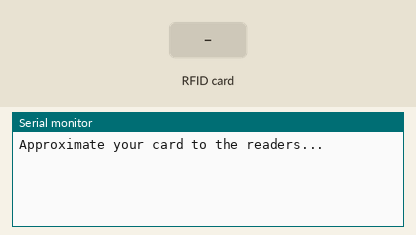
This sketch was run on a simulated Arduino Uno, built with avr-gcc and run on an emulated ATmega328P. On the bench: the last lines printed to the serial monitor. The inputs (shaded band) are chosen by the test bench.

Above: at 1.3 s.
1.4 s: RFID card 27 19 28 1B held to the reader
At 2.1 s:
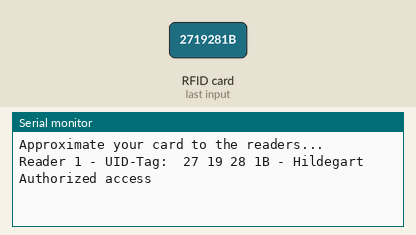
2.9 s: RFID card DA AB FB 80 held to the reader
At 3.7 s:
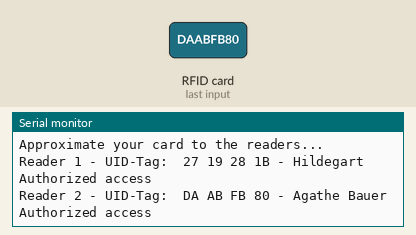

The sketch:

19062023_2RFID_und_Motor.ino
```cpp
#include <SPI.h>
#include <MFRC522.h>

// PIN-Nummern: RESET + SDAs
#define RST_PIN         9
#define SS_PIN1         8
#define SS_PIN2         10

MFRC522 mfrc522_1(SS_PIN1, RST_PIN); // RFID-Reader 1
MFRC522 mfrc522_2(SS_PIN2, RST_PIN); // RFID-Reader 2

unsigned long timestamp1 = 0;
unsigned long timestamp2 = 0;
bool reader1Detected = false;
bool reader2Detected = false;

struct TagData {
  byte uid[4];
  String name;
};

TagData tagList[] = {
  { { 0x27, 0x19, 0x28, 0x1B }, "Hildegart" },    // RFID-Tag mit UID 27 19 28 1B und Name "Hildegart"
  { { 0xDA, 0xAB, 0xFB, 0x80 }, "Agathe Bauer" }, // RFID-Tag mit UID DA AB FB 80 und Name "Agathe Bauer"
  // Weitere RFID-Tags und Namen können hier hinzugefügt werden
};

// Gleichstrommotor 1
int GSM1 = 13;
int in1 = 12;
int in2 = 11;

void setup() {
  Serial.begin(9600);
  SPI.begin();

  mfrc522_1.PCD_Init(); // Initialisiert den ersten RFID-Reader
  mfrc522_2.PCD_Init(); // Initialisiert den zweiten RFID-Reader

  pinMode(GSM1, OUTPUT);
  pinMode(in1, OUTPUT);
  pinMode(in2, OUTPUT);

  Serial.println("Approximate your card to the readers..."); // Aufforderung, die Karte an die Reader zu halten
  Serial.println();
}

void loop() {
  // Sucht nach neuen Karten auf Reader 1
  if (mfrc522_1.PICC_IsNewCardPresent() && mfrc522_1.PICC_ReadCardSerial()) {
    Serial.print("Reader 1 - UID-Tag: ");
    printUIDWithNames(mfrc522_1.uid.uidByte); // Druckt die UID des erkannten Tags mit dem zugehörigen Namen
    timestamp1 = millis();
    reader1Detected = true; // Markiert, dass auf Reader 1 eine Karte erkannt wurde
    Serial.println("Authorized access"); // Zugriff autorisiert
    Serial.println();
    mfrc522_1.PICC_HaltA();
    mfrc522_1.PCD_StopCrypto1();
  }

  // Sucht nach neuen Karten auf Reader 2
  if (mfrc522_2.PICC_IsNewCardPresent() && mfrc522_2.PICC_ReadCardSerial()) {
    Serial.print("Reader 2 - UID-Tag: ");
    printUIDWithNames(mfrc522_2.uid.uidByte); // Druckt die UID des erkannten Tags mit dem zugehörigen Namen
    timestamp2 = millis();
    reader2Detected = true; // Markiert, dass auf Reader 2 eine Karte erkannt wurde
    Serial.println("Authorized access"); // Zugriff autorisiert
    Serial.println();
    mfrc522_2.PICC_HaltA();
    mfrc522_2.PCD_StopCrypto1();
  }

  // Überprüft, ob beide Reader erkannt wurden
  if (reader1Detected && reader2Detected) {
    activateMotor();

    if (timestamp1 < timestamp2) {
      Serial.println("Direction: Draußen"); // Richtung: Draußen
    } else {
      Serial.println("Direction: Drinnen"); // Richtung: Drinnen
    }

    // Setzt die Erkennungsflags und Zeitstempel zurück
    reader1Detected = false;
    reader2Detected = false;
    timestamp1 = 0;
    timestamp2 = 0;

    Serial.println();
  }
}

void printUIDWithNames(byte *uid) {
  for (byte i = 0; i < mfrc522_1.uid.size; i++) {
    Serial.print(uid[i] < 0x10 ? " 0" : " "); // Druckt die UID des Tags mit führender Null, falls nötig
    Serial.print(uid[i], HEX); // Druckt jede Hexadezimalziffer der UID
  }
  Serial.print(" - ");

  // Sucht den Tag-Namen basierend auf der UID
  for (int i = 0; i < sizeof(tagList) / sizeof(tagList[0]); i++) {
    bool match = true;
    for (byte j = 0; j < mfrc522_1.uid.size; j++) {
      if (tagList[i].uid[j] != uid[j]) {
        match = false;
        break;
      }
    }
    if (match) {
      Serial.println(tagList[i].name); // Druckt den Namen des gefundenen Tags
      return;
    }
  }

  Serial.println("Unknown"); // Wenn kein entsprechender Tag gefunden wurde, wird "Unknown" gedruckt
}

void activateMotor() {
  digitalWrite(in1, HIGH); // Motor 1 beginnt zu rotieren
  digitalWrite(in2, LOW);

  analogWrite(GSM1, 255); // Motor 1 soll mit der Geschwindigkeit "200" (max. 255) rotieren

  delay(55000);

  digitalWrite(in1, LOW); // Anschließend sollen die Motoren 2 Sekunden ruhen.
  digitalWrite(in2, LOW);
}
```

Measured:
- after the input at 1.4 s, the serial monitor: prints a new line at once (image 1)
- after the input at 2.9 s, the serial monitor: prints a new line at once (image 2)
